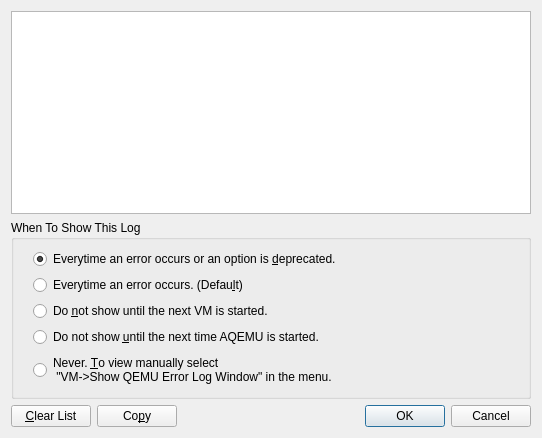
<?xml version="1.0" encoding="UTF-8"?>
<ui version="4.0">
 <author>Andrey Rijov</author>
 <class>Error_Log_Window</class>
 <widget class="QDialog" name="Error_Log_Window">
  <property name="geometry">
   <rect>
    <x>0</x>
    <y>0</y>
    <width>542</width>
    <height>438</height>
   </rect>
  </property>
  <property name="windowTitle">
   <string>QEMU Error Log</string>
  </property>
  <property name="windowIcon">
   <iconset resource="../resources/icons.qrc">
    <normaloff>:/bug.png</normaloff>:/bug.png</iconset>
  </property>
  <layout class="QVBoxLayout" name="verticalLayout_2">
   <item>
    <widget class="QTextEdit" name="Edit_Log">
     <property name="readOnly">
      <bool>true</bool>
     </property>
    </widget>
   </item>
   <item>
    <widget class="QGroupBox" name="groupBox">
     <property name="title">
      <string>When To Show This Log</string>
     </property>
     <layout class="QHBoxLayout" name="horizontalLayout_2">
      <item>
       <layout class="QVBoxLayout" name="verticalLayout">
        <property name="leftMargin">
         <number>10</number>
        </property>
        <item>
         <widget class="QRadioButton" name="RB_Normal_Mode">
          <property name="text">
           <string>Everytime an error occurs or an option is &amp;deprecated.</string>
          </property>
          <property name="checked">
           <bool>true</bool>
          </property>
         </widget>
        </item>
        <item>
         <widget class="QRadioButton" name="RB_User_Normal_Mode">
          <property name="text">
           <string>Everytime an error occurs. (Defau&amp;lt)</string>
          </property>
          <property name="checked">
           <bool>false</bool>
          </property>
         </widget>
        </item>
        <item>
         <widget class="QRadioButton" name="RB_Show_VM_Started">
          <property name="text">
           <string>Do &amp;not show until the next VM is started.</string>
          </property>
          <property name="checked">
           <bool>false</bool>
          </property>
         </widget>
        </item>
        <item>
         <widget class="QRadioButton" name="RB_Show_AQEMU_Started">
          <property name="text">
           <string>Do not show &amp;until the next time AQEMU is started.</string>
          </property>
         </widget>
        </item>
        <item>
         <widget class="QRadioButton" name="RB_No_Show_Forever">
          <property name="text">
           <string>Never. &amp;To view manually select
 &quot;VM-&gt;Show QEMU Error Log Window&quot; in the menu.</string>
          </property>
         </widget>
        </item>
       </layout>
      </item>
     </layout>
    </widget>
   </item>
   <item>
    <layout class="QHBoxLayout" name="horizontalLayout">
     <item>
      <widget class="QPushButton" name="Button_Clear_Log">
       <property name="text">
        <string>&amp;Clear List</string>
       </property>
       <property name="icon">
        <iconset resource="../resources/icons.qrc">
         <normaloff>:/error.png</normaloff>:/error.png</iconset>
       </property>
      </widget>
     </item>
     <item>
      <widget class="QPushButton" name="Button_Copy_Log">
       <property name="text">
        <string>Co&amp;py</string>
       </property>
       <property name="toolTip">
        <string>Copy the error log to the clipboard</string>
       </property>
      </widget>
     </item>
     <item>
      <spacer name="horizontalSpacer">
       <property name="orientation">
        <enum>Qt::Horizontal</enum>
       </property>
       <property name="sizeHint" stdset="0">
        <size>
         <width>40</width>
         <height>20</height>
        </size>
       </property>
      </spacer>
     </item>
     <item>
      <widget class="Dialog_Button_Box" name="buttonBox">
       <property name="standardButtons">
        <set>QDialogButtonBox::Cancel|QDialogButtonBox::Ok</set>
       </property>
      </widget>
     </item>
    </layout>
   </item>
  </layout>
 </widget>
 <customwidgets>
  <customwidget>
   <class>Dialog_Button_Box</class>
   <extends>QDialogButtonBox</extends>
   <header>Dialog_Button_Box.h</header>
  </customwidget>
 </customwidgets>
 <tabstops>
  <tabstop>Edit_Log</tabstop>
  <tabstop>RB_Show_VM_Started</tabstop>
  <tabstop>RB_Show_AQEMU_Started</tabstop>
  <tabstop>RB_No_Show_Forever</tabstop>
  <tabstop>Button_Clear_Log</tabstop>
  <tabstop>Button_Copy_Log</tabstop>
 </tabstops>
 <resources>
  <include location="../resources/icons.qrc"/>
 </resources>
 <connections>
  <connection>
   <sender>Button_Clear_Log</sender>
   <signal>clicked()</signal>
   <receiver>Edit_Log</receiver>
   <slot>clear()</slot>
   <hints>
    <hint type="sourcelabel">
     <x>53</x>
     <y>291</y>
    </hint>
    <hint type="destinationlabel">
     <x>228</x>
     <y>103</y>
    </hint>
   </hints>
  </connection>
  <connection>
   <sender>buttonBox</sender>
   <signal>accepted()</signal>
   <receiver>Error_Log_Window</receiver>
   <slot>accept()</slot>
   <hints>
    <hint type="sourcelabel">
     <x>349</x>
     <y>383</y>
    </hint>
    <hint type="destinationlabel">
     <x>270</x>
     <y>205</y>
    </hint>
   </hints>
  </connection>
  <connection>
   <sender>buttonBox</sender>
   <signal>rejected()</signal>
   <receiver>Error_Log_Window</receiver>
   <slot>reject()</slot>
   <hints>
    <hint type="sourcelabel">
     <x>349</x>
     <y>383</y>
    </hint>
    <hint type="destinationlabel">
     <x>270</x>
     <y>205</y>
    </hint>
   </hints>
  </connection>
 </connections>
</ui>
